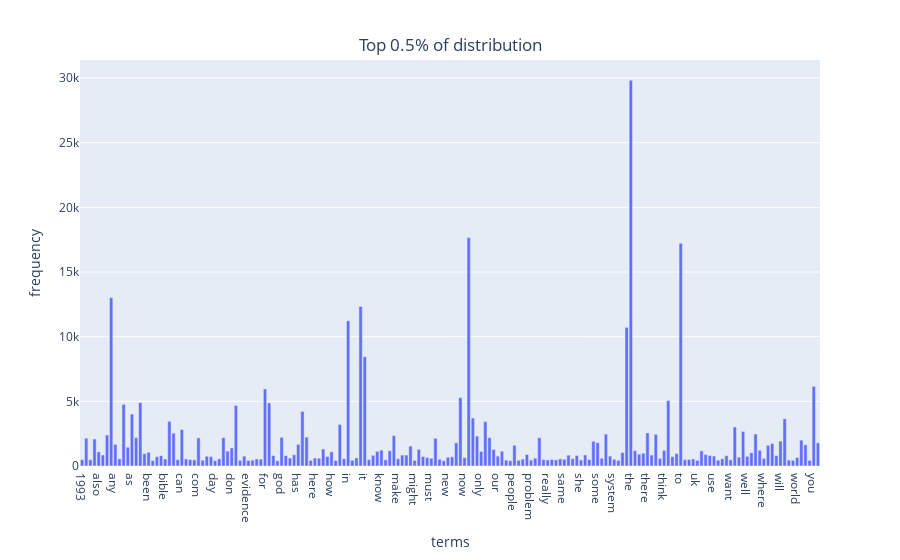

The notebook cell saved with this chart:
### Code cell
### Exercise14:

print("The distribution that term frequency larger than 99.5% data (which is top 0.5%), total number is", len(x))

q_995 = np.percentile(term_frequencies,99.5)
mask = term_frequencies > q_995
x = count_vect.get_feature_names_out()[mask]
y = term_frequencies[mask]

df = {"terms": x,
      "frequency": y}
fig = px.bar(df, x = 'terms', y = 'frequency')
fig.update_layout(
    title={
        'text': "Top 0.5% of distribution",
        'y':0.93,
        'x':0.5,
        'xanchor': 'center',
        'yanchor': 'top'})
fig.show()

### Figure 1 — Plotly figure (JSON) as saved in the notebook; plotly's stock layout.template omitted (floating-point values rounded to 4 significant figures; data arrays with more than 128 entries replaced by an {"elided": "..."} marker saying what was removed)
{"data": [{"alignmentgroup": "True", "hovertemplate": "terms=%{x}<br>frequency=%{y}<extra></extra>", "legendgroup": "", "marker": {"color": "#636efa", "pattern": {"shape": ""}}, "name": "", "offsetgroup": "", "orientation": "v", "showlegend": false, "textposition": "auto", "type": "bar", "x": {"elided": "178 str values"}, "xaxis": "x", "y": {"elided": "178 int values"}, "yaxis": "y"}], "layout": {"barmode": "relative", "legend": {"tracegroupgap": 0}, "margin": {"t": 60}, "title": {"text": "Top 0.5% of distribution", "x": 0.5, "xanchor": "center", "y": 0.93, "yanchor": "top"}, "xaxis": {"anchor": "y", "domain": [0, 1], "title": {"text": "terms"}}, "yaxis": {"anchor": "x", "domain": [0, 1], "title": {"text": "frequency"}}}}
